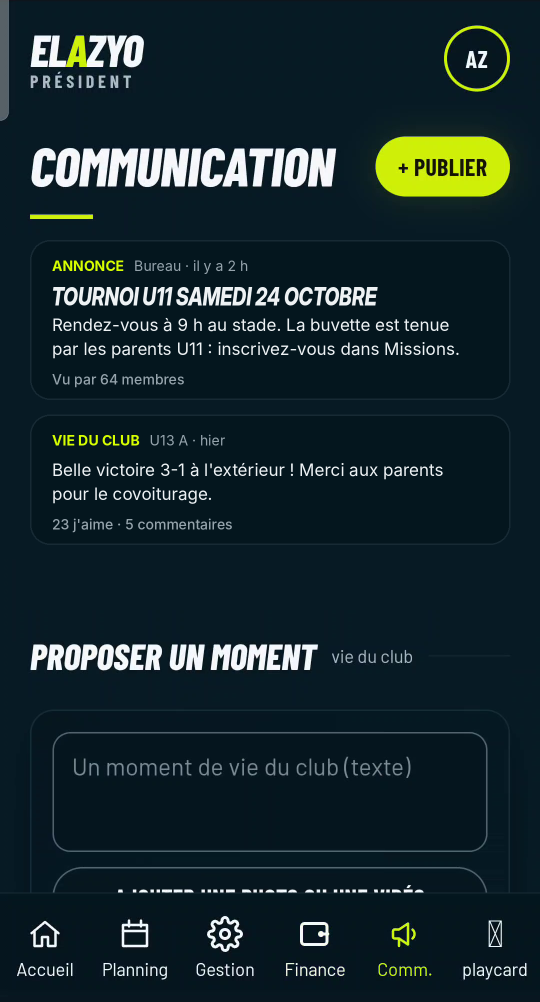
#> input picture ecrans/communication.png, 1080 x 2004 px, given in place of match.png, which was not available (shown at 1/2 size); the run also reads 1 picture not shown here
$ python preparer-images.py ../ecrans/communication.png ../ecrans/covoiturage-depart.png
#> lines starting #> are read from the running program, lines starting #| are printed output that depends on the picture
"""Prépare les images du site ELAZYO à partir des fichiers sources.

Usage :
    python3 scripts/preparer-images.py <dossier_sources> <dossier_site>

<dossier_sources> doit contenir :
    ecrans/*.png                   anciennes captures (match, transport), branche elazyo-video-assets
    ecrans-v2/*.jpg                captures récentes de l'appli (téléphone 1080 × 2412, nov. 2026)
    photos/*.png                   photos d'illustration du film de marque (générées par IA)
    mycard/corps.webp, tete.webp   joueur MY CARD (corps détouré 720 × 1660, tête 520 × 650)
    instagram/n2-01.jpg            visuel Instagram validé (sert à l'image de partage)
    logo_paths.json                tracés du logo (design system ELAZYO)
    video/covoiturage-je-conduis.mp4|webm

Le script écrit dans <dossier_site>/assets : écrans en AVIF + WebP (360 et 720 px),
morceaux d'écran pour la scène 3D du hero (400 et 800 px), photos d'illustration,
joueur détouré, logos SVG,
icônes, image de partage 1200 × 630.
Dépendance : Pillow (avec AVIF), ffmpeg pour l'affiche de la vidéo.
"""
import json
import shutil
import subprocess
import sys
from pathlib import Path

from PIL import Image

SRC = Path(sys.argv[1])
SITE = Path(sys.argv[2])
OUT = SITE / "assets"

NIGHT = "#09131D"
LIME = "#CCF709"
BLEU = "#01284F"
BLANC = "#FFFFFF"
NOIR_LOGO = "#0D0D0D"

SCREEN_W, SCREEN_H = 1080, 2004
# Anciennes captures gardées tant que l'appli récente n'a pas d'équivalent :
# le détail d'un match (qui défile dans le téléphone) et le transport.
SCREENS = ["match", "covoiturage", "covoiturage-depart"]

# Captures récentes (nov. 2026), 1080 × 2412. On retire la barre d'état du téléphone,
# la barre d'adresse et la barre du navigateur pour ne garder que l'appli (1080 × 2004).
#   « navigateur » : appli ouverte dans le navigateur, on garde y 264 → 2268 ;
#   « natif »      : appli installée, on garde y 120 → 1902 puis la barre d'onglets
#                    de l'appli (y 2190 → 2412), recollée juste dessous.
SCREENS_V2 = {
    "accueil-president": "natif",
    "planning-president": "natif",
    "communication-v2": "navigateur",
    "connexion": "navigateur",
    "equipe-coach": "navigateur",
    "finance-v2": "navigateur",
    "gestion": "navigateur",
    "seances-coach": "navigateur",
}
# Morceaux d'écran qui flottent dans la scène 3D du hero (boîtes en px sur l'écran recadré).
FRAGMENTS = {
    "match": ("planning-president", (58, 1343, 1022, 1738)),
    "tresorerie": ("finance-v2", (58, 1343, 1022, 1848)),
    "seances": ("seances-coach", (58, 706, 1022, 1228)),
}


def save_variants(img: Image.Image, base: Path, widths, quality_webp=80, quality_avif=55):
    base.parent.mkdir(parents=True, exist_ok=True)
    for w in widths:
        h = round(img.height * w / img.width)
        r = img.resize((w, h), Image.LANCZOS)
        r.save(f"{base}-{w}.webp", "WEBP", quality=quality_webp, method=6)
        # (AVIF retiré : refusé par le partage public) r.save(f"{base}-{w}.avif", "AVIF", quality=quality_avif, speed=4)


# Morceau d'écran tiré d'une ancienne capture non retouchée : le formulaire
# « Je propose des places » du covoiturage (aller-retour, 3 places, attribution automatique).
FRAGMENTS_ANCIENS = {
    "covoiturage": ("covoiturage-formulaire", (40, 660, 1050, 1440)),
}


# [5 lines left out: function prepare_fragments_anciens, not called in this run]


def prepare_screens():
    for name in SCREENS:
        im = Image.open(SRC / "ecrans" / f"{name}.png").convert("RGB")
#> im is the input picture: PIL image 1080x2004 RGB; mean R, G, B 21.9, 39.4, 44.2
        if name != "match":
            im = im.crop((0, 0, SCREEN_W, SCREEN_H))
        # « match » garde sa hauteur (2550 px) : l'écran défile doucement dans le téléphone.
        save_variants(im, OUT / "img" / "ecrans" / name, (360, 720))
#> the loop in save_variants, `for w in widths:` made 2 passes
#> pass 1, in save_variants, `r = img.resize((w, h), Image.LANCZOS)`:
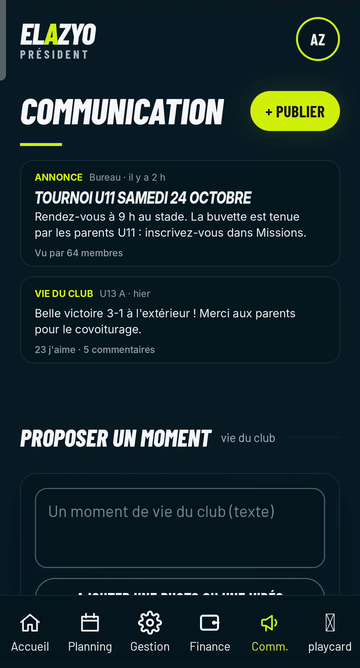
#> r: PIL image 360x668 RGB; mean R, G, B 22.1, 39.3, 44.1
#> pass 2, in save_variants, `r = img.resize((w, h), Image.LANCZOS)`:
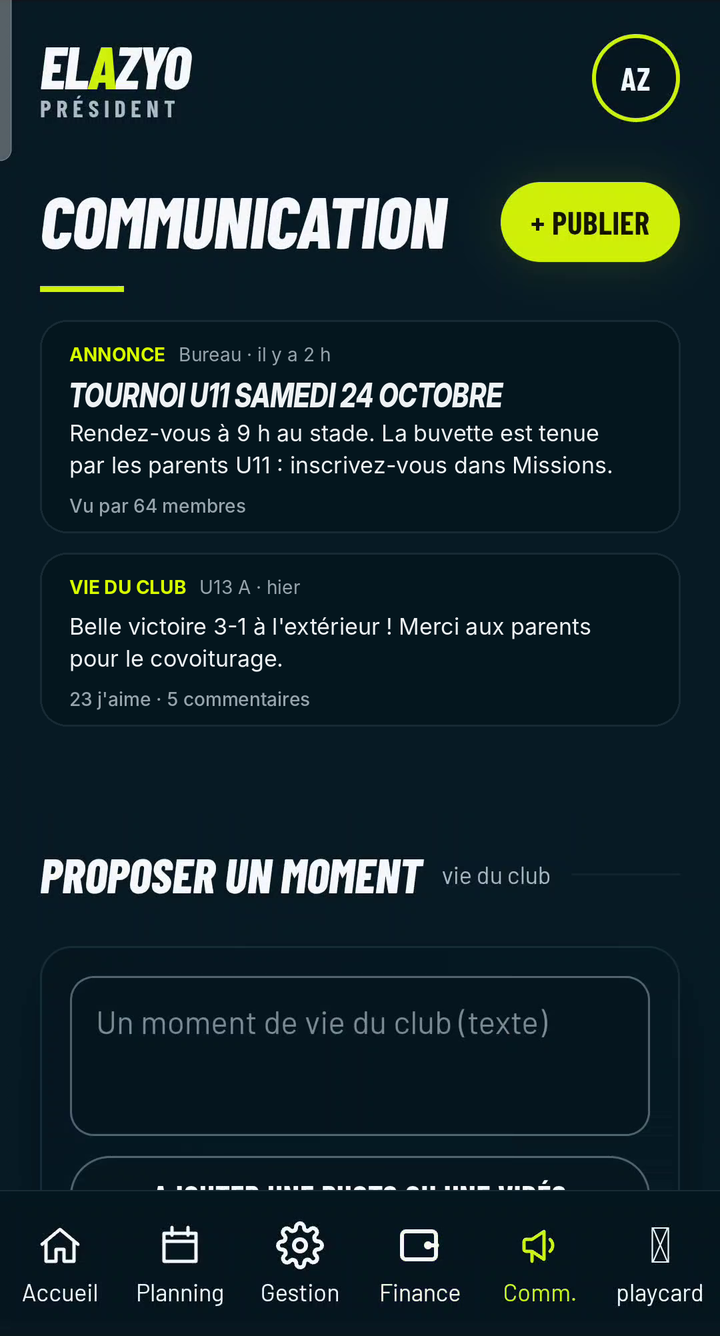
#> r: PIL image 720x1336 RGB; mean R, G, B 22, 39.3, 44.2
        print("écran", name, im.size)
#| écran match (1080, 2004)
#> pass 2 of the loop in prepare_screens, `for name in SCREENS:`:
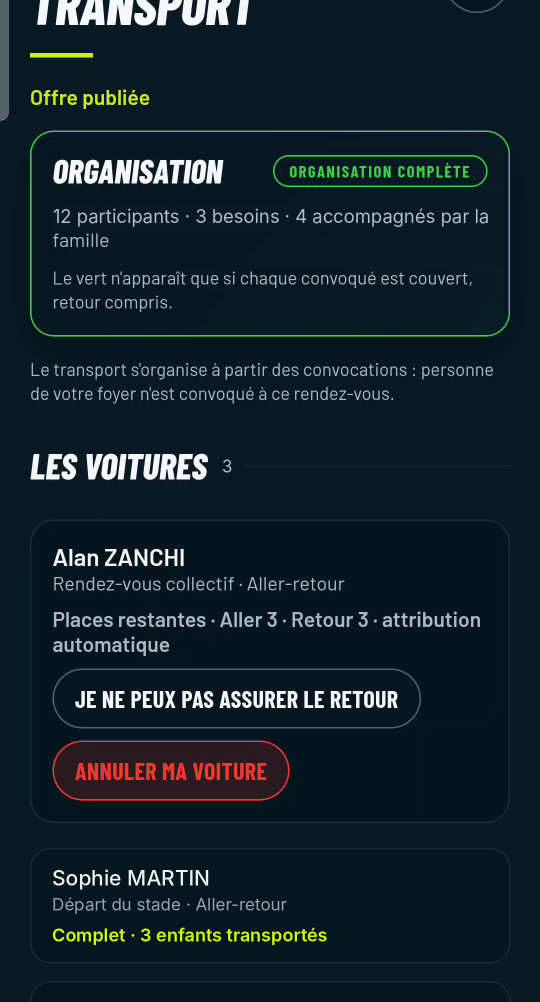
#> input picture ecrans/covoiturage.png, 1080 x 2004 px, found by its file name (shown at 1/2 size)
#> in prepare_screens, im is the input picture: PIL image 1080x2004 RGB; mean R, G, B 18.8, 35.5, 42.7
#> the loop in save_variants (call 2), `for w in widths:` made 2 passes
#> pass 1, in save_variants (call 2), `r = img.resize((w, h), Image.LANCZOS)`:
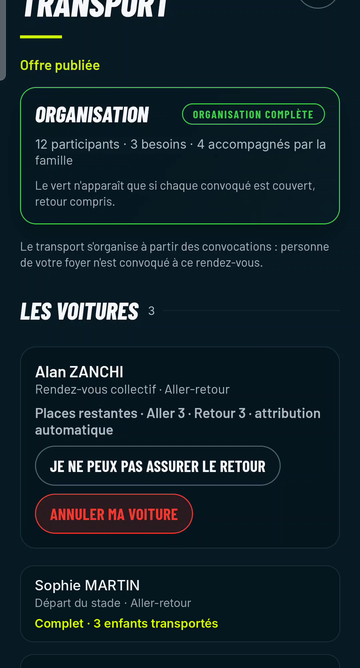
#> r: PIL image 360x668 RGB; mean R, G, B 19, 35.4, 42.6
#> pass 2, in save_variants (call 2), `r = img.resize((w, h), Image.LANCZOS)`:
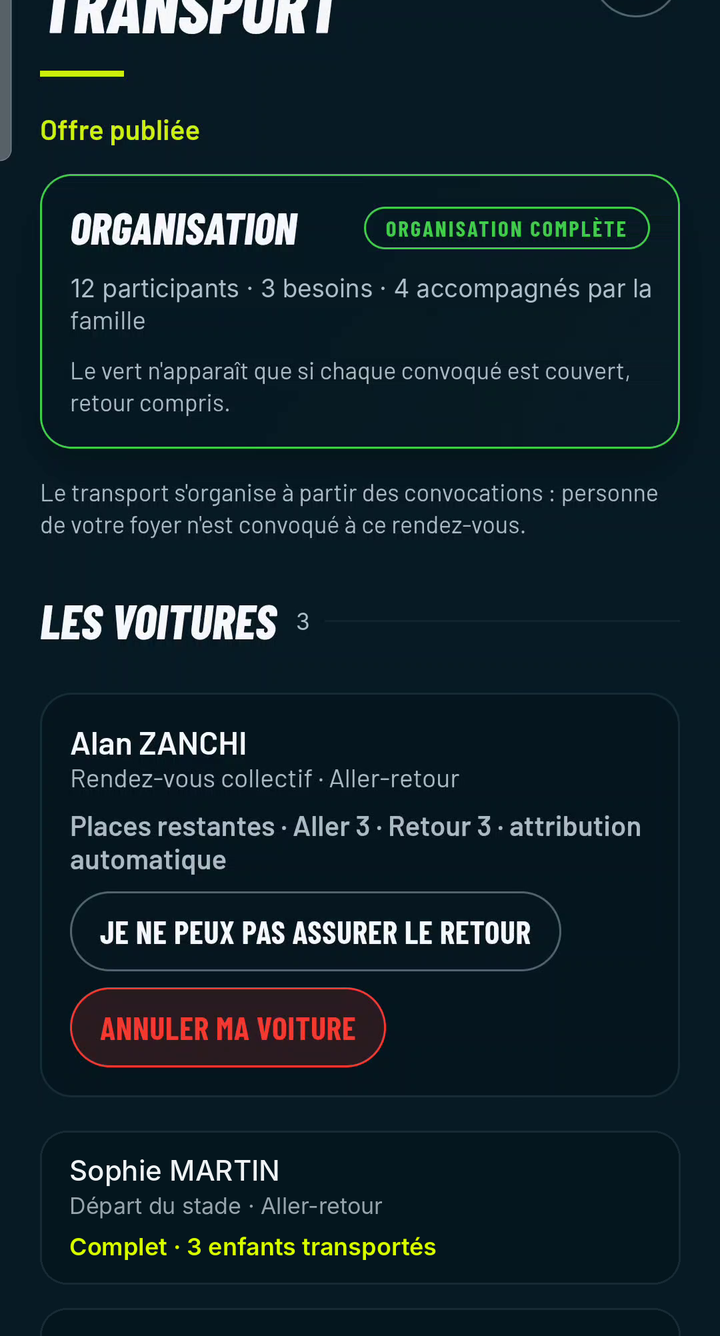
#> r: PIL image 720x1336 RGB; mean R, G, B 18.9, 35.5, 42.7
#| écran covoiturage (1080, 2004)
#> pass 3 of the loop in prepare_screens, `for name in SCREENS:`:
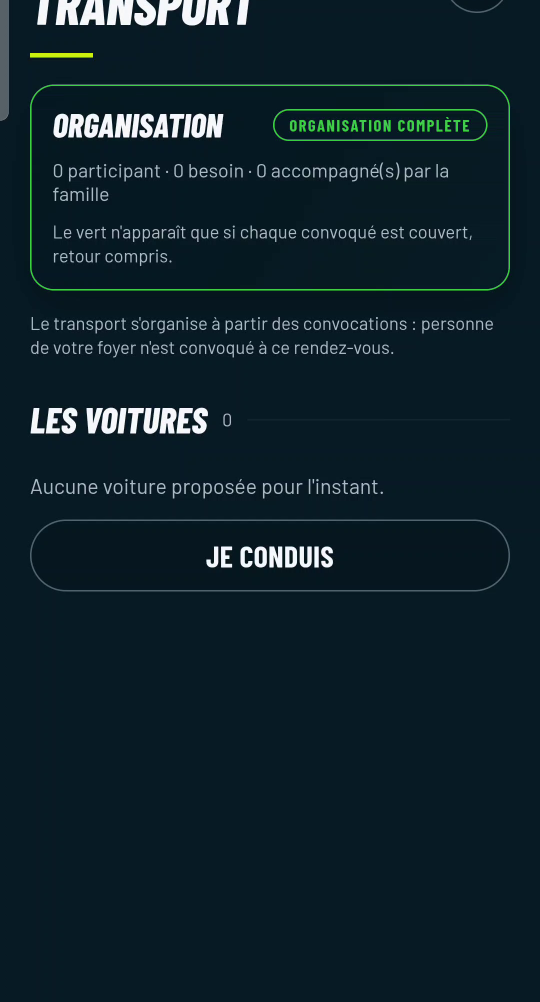
#> input picture ecrans/covoiturage-depart.png, 1080 x 2004 px, found by its file name (shown at 1/2 size)
#> in prepare_screens, im is the input picture: PIL image 1080x2004 RGB; mean R, G, B 14.3, 33.4, 42
#> the loop in save_variants (call 3), `for w in widths:` made 2 passes
#> pass 1, in save_variants (call 3), `r = img.resize((w, h), Image.LANCZOS)`:
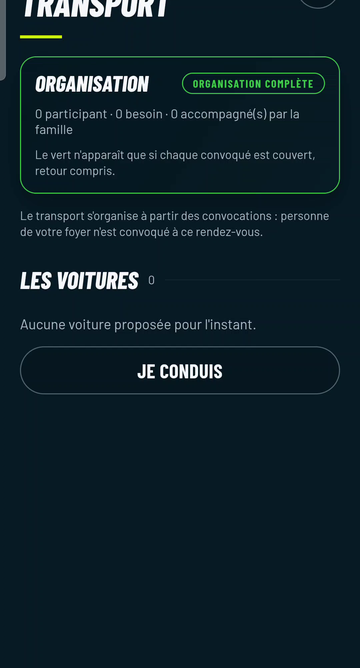
#> r: PIL image 360x668 RGB; mean R, G, B 14.4, 33.3, 42
#> pass 2, in save_variants (call 3), `r = img.resize((w, h), Image.LANCZOS)`:
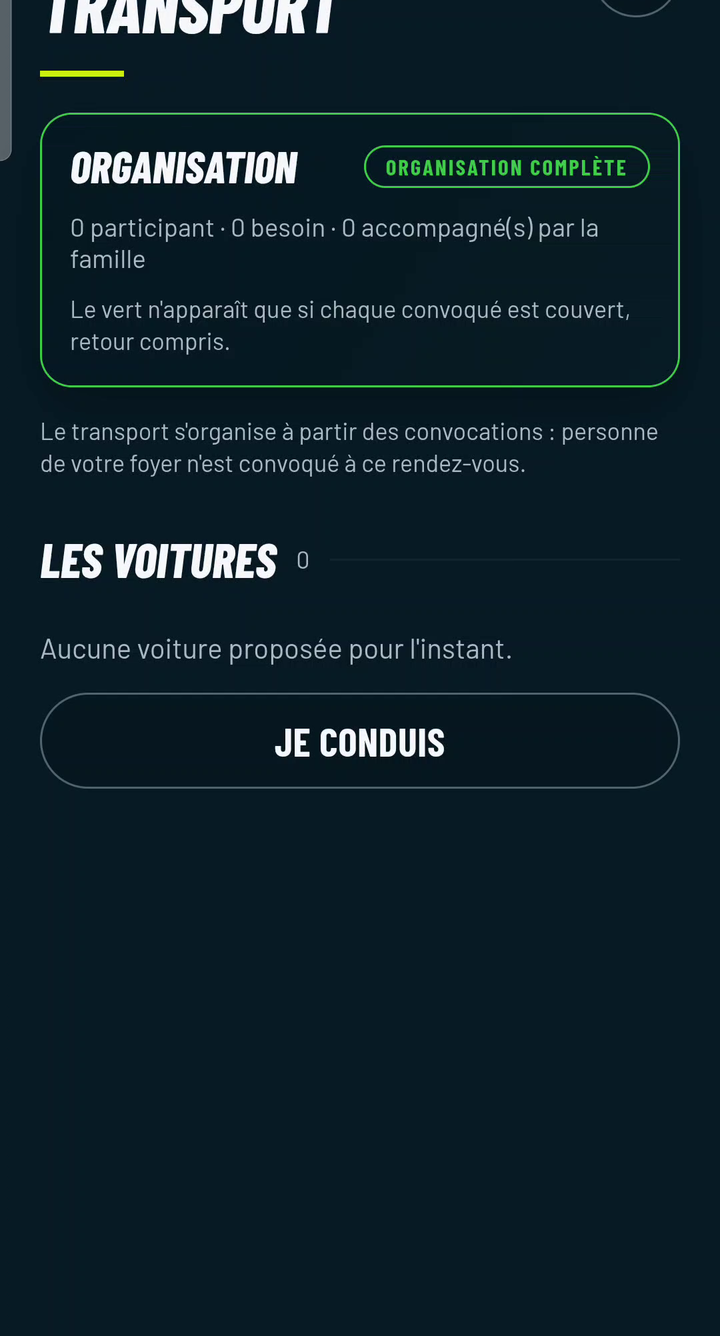
#> r: PIL image 720x1336 RGB; mean R, G, B 14.4, 33.4, 42
#| écran covoiturage-depart (1080, 2004)


def crop_v2(im: Image.Image, kind: str) -> Image.Image:
#> called with kind = 'natif'
    if kind == "navigateur":
        return im.crop((0, 264, SCREEN_W, 2268))
    out = Image.new("RGB", (SCREEN_W, SCREEN_H))
#> out: PIL image 1080x2004 RGB; every value is 0
    out.paste(im.crop((0, 120, SCREEN_W, 1902)), (0, 0))
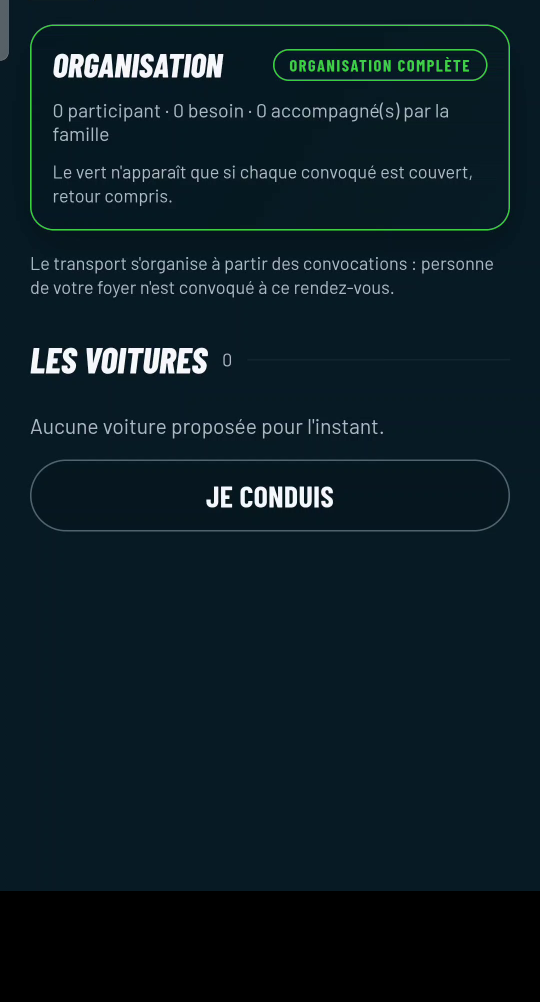
#> out: PIL image 1080x2004 RGB (shown at 1/2 size); mean R, G, B 11.8, 28.9, 36.6
    out.paste(im.crop((0, 2190, SCREEN_W, 2412)), (0, 1782))
    return out


def prepare_screens_v2():
    cropped = {}
    for name, kind in SCREENS_V2.items():
        im = crop_v2(Image.open(SRC / "ecrans-v2" / f"{name}.jpg").convert("RGB"), kind)
        cropped[name] = im
        save_variants(im, OUT / "img" / "ecrans" / name, (360, 720))
#> the loop in save_variants (call 4), `for w in widths:` made 2 passes
#> pass 1, in save_variants (call 4), `r = img.resize((w, h), Image.LANCZOS)`:
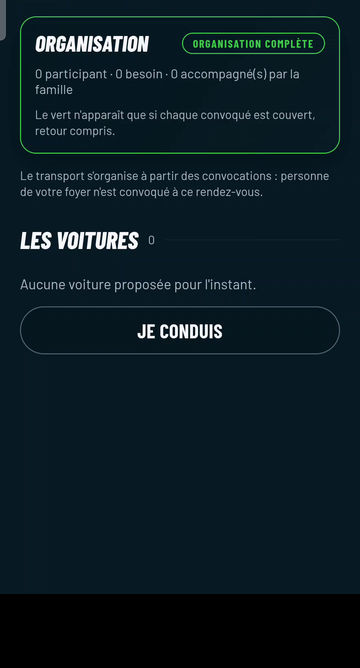
#> r: PIL image 360x668 RGB; mean R, G, B 11.9, 28.9, 36.6
#> pass 2, in save_variants (call 4), `r = img.resize((w, h), Image.LANCZOS)`:
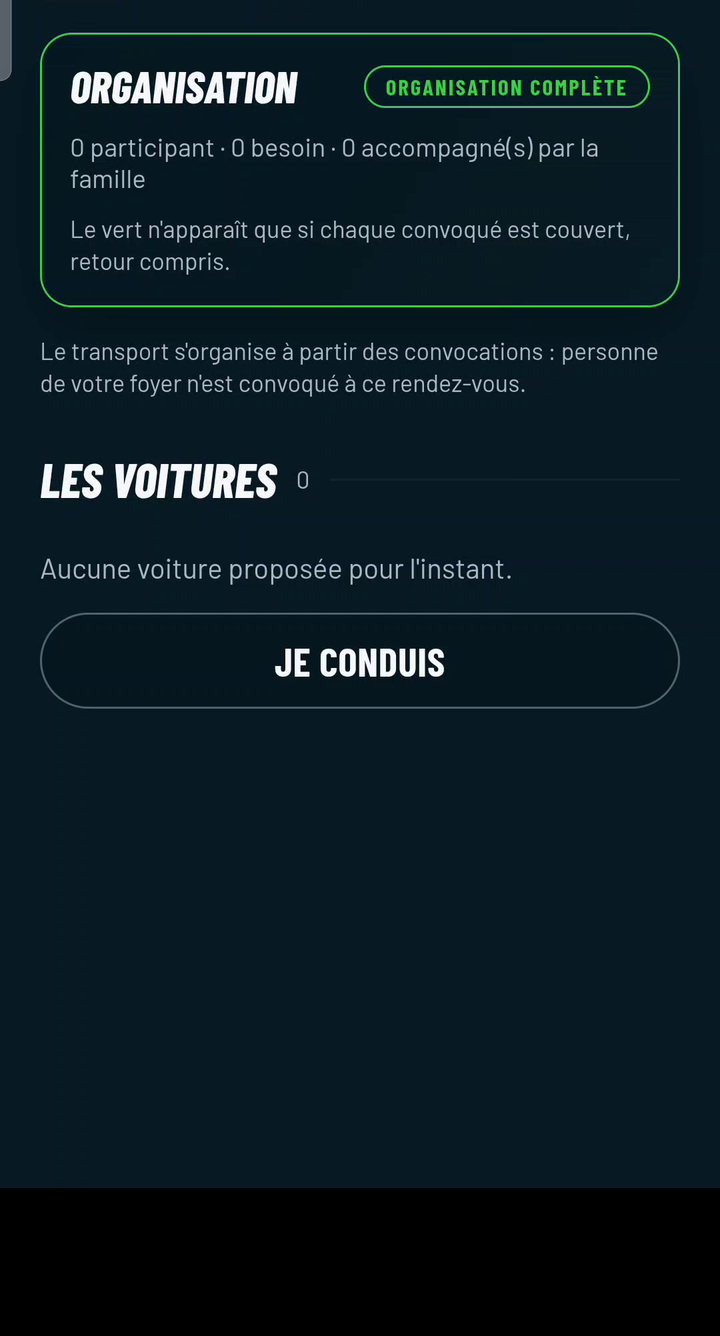
#> r: PIL image 720x1336 RGB; mean R, G, B 11.9, 28.9, 36.6
        print("écran récent", name, im.size)
#| écran récent accueil-president (1080, 2004)
#> pass 2 of the loop in prepare_screens_v2, `for name, kind in SCREENS_V2.items():`:
#| écran récent planning-president (1080, 2004)
#> pass 3 of the loop in prepare_screens_v2, `for name, kind in SCREENS_V2.items():`:
    for name, (screen, box) in FRAGMENTS.items():
        save_variants(cropped[screen].crop(box), OUT / "img" / "fragments" / name, (400, 800),
                      quality_webp=82, quality_avif=60)
        print("morceau d'écran", name)


# Photos d'illustration (film de marque, générées par IA). Pour chacune : recadrage
# (None = image entière), miroir horizontal, largeurs exportées.
# Les recadrages placent le sujet du côté où le téléphone ne le cache pas.
PHOTOS = {
    "collectif": (None, False, (960, 1672)),                     # manifeste, plein cadre
    "tablette": ((520, 0, 1672, 941), False, (600, 1100)),       # univers 01, le club
    "entrainement": ((0, 0, 1040, 941), False, (600, 1040)),     # univers 02, l'éducateur
    "famille": ((1130, 0, 1990, 724), True, (600, 860)),         # univers 03, les familles (miroir)
    "joueur": ((60, 0, 940, 724), False, (600, 880)),            # univers 04, les joueurs
    "maillot-elazyo": (None, False, (600, 1199)),                # expérience joueur
    "megaphone": (None, False, (960, 1672)),                     # communauté, bandeau
    "action": (None, False, (960, 1672)),                        # vision, bandeau
    "entree-terrain": (None, False, (640, 1100)),                # clubs fondateurs
    "messages": ((560, 0, 1672, 941), False, (600, 1100)),       # contact
}


# [121 lines left out: functions prepare_photos, prepare_player, logo_svg, icon_svg, prepare_logos, prepare_og and 1 more, not called in this run]


if __name__ == "__main__":
    prepare_screens()
#> (the run stopped early here; a loop or call above may not have finished)
